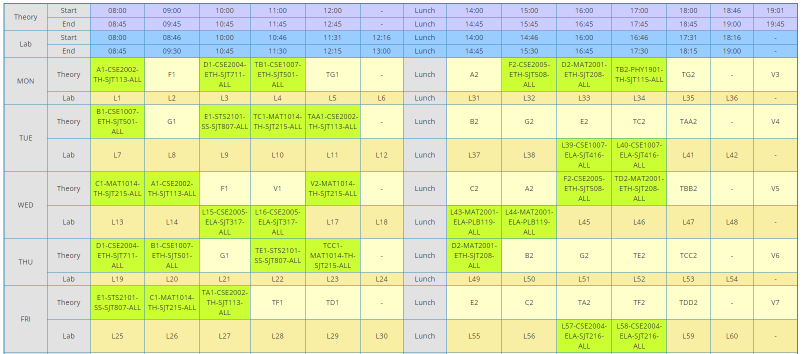
#> input picture tt3.png, 1603 x 708 px (shown at 1/2 size)
$ python final.py tt3.png
#> lines starting #> are read from the running program, lines starting #| are printed output that depends on the picture
from PIL import Image
import json
import numpy as np
#import preproc_beta
import os
import datetime
import sys

##THIS ONE TAKES 2 ms


def dist(f, t):
	return int((abs(f[0]-t[0])*2 + abs(f[1]-t[1])*2 + abs(f[2]-t[2]))*0.5)

def unimportant(rgb):
	return (rgb[0] <= 200 and rgb[1] <= 200 and rgb[2] <= 200) or (rgb[1] > 200 and rgb[2] > 200 and rgb[2] >= rgb[1])

slot_state = np.zeros((14,13))
hops = []
final_list = []
cd = [0,0]

#tt = Image.open(sys.argv[1]).rotate(180)
#tt = Image.open("ttpxt.png")
tt = Image.open("tt3.png").rotate(180)
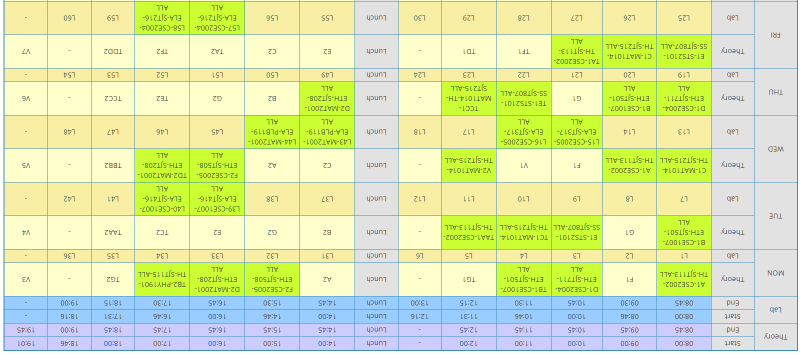
#> tt: PIL image 1603x708 RGB (shown at 1/2 size); mean R, G, B 219.8, 232.6, 173.2

#print(datetime.datetime.time(datetime.datetime.now()))

dim = tt.size
#> dim = (1603, 708)

def updateNPCoord():
    global cd
    if cd[1] < 12:
        cd = [cd[0], cd[1]+1]
    else:
        cd = [cd[0]+1, 0]

'''
filled slot = (0,255,0)
empty slot = (255,255,0)
'''
cols = [(0,255,0),(255,255,0)]

start = [] ##coordinates of the starting point

i=0
while i < dim[0]:
	j = 0
	while j < dim[1]:
		rgb = tt.getpixel((i,j))
		if unimportant(rgb) == False:
			start = [i,j]
			i = dim[0] #breaking the outer loop
			break #breaking the inner loop
		j = j + 1
	i = i + 1


j = start[1]
i = start[0]


try:
	for b in range(14):

		for a in range(13):
			RGB = tt.getpixel((i,j))
			if unimportant(RGB) == False:
				if dist((203,254,51), RGB) < dist((255,255,204), RGB):
					slot_state[cd[0], cd[1]] = 1

			updateNPCoord()

			if a == 12:
				break

			if b == 0:
				h = 1
				i = i + 1
				while unimportant(tt.getpixel((i,j))) == False:
					i = i + 1
					h = h + 1
				while unimportant(tt.getpixel((i,j))) == True:
					i = i + 1
					h = h + 1
				hops.append(h)
			else:
				i = i + hops[a]

    	#printing
    	#for x in range(13):
    	#    print(int(slot_state[b][a]), end=' ')
    	#print('\n')

		if b == 13:
			break


		i = start[0]
		j = j + 1
		while unimportant(tt.getpixel((i,j))) == False:
			j = j + 1
		while unimportant(tt.getpixel((i,j))) == True:
			j = j + 1

except IndexError:
	if cd[0] < 10 or cd[1] != 0:
		x = input("BAD FILE: Please upload a proper time table image...")
		exit()

##in case of a correctly cropped image, empty rows need be added to the top
##of the table, before rotation
for x in range(14 - cd[0]):
    tr = np.zeros(13)
    i = 13
    while i >= 1:
        slot_state[i] = slot_state[i-1]
        i = i - 1
    slot_state[0] = tr

##rotating the array
slot_state = np.rot90(slot_state, 2, (0,1))

a = 0
while a < 13:
    b = 0
    while b < 13:
        final_list.append(int(slot_state[a,b] + slot_state[a+1, b]))
        b = b + 1
    a = a + 2

f= []
for i in range(0,5):
    f.append([])
    for j in range(0,22):
        f[i].append(0)
k=0
for i in range(0,10,2):
    if slot_state[i][0]==0 and slot_state[i+1][0]==0:
        f[k][0]=1
    if slot_state[i][0]==0 and slot_state[i+1][0]==0 and slot_state[i+1][1]==0:
        f[k][1]=1
    if slot_state[i][1]==0 and slot_state[i+1][1]==0:
        f[k][2]=1
    if slot_state[i][1]==0:
        f[k][3]=1
    if slot_state[i][2]==0 and slot_state[i+1][2]==0:
        f[k][4]=1
    if slot_state[i][2]==0 and slot_state[i+1][2]==0 and slot_state[i+1][3]==0:
        f[k][5]=1
    if slot_state[i,3]==0 and slot_state[i+1][3]==0:
        f[k][6]=1
    if slot_state[i][3]==0 and slot_state[i+1][4]==0:
        f[k][7]=1
    if slot_state[i][4]==0 and slot_state[i+1][4]==0 and slot_state[i+1][5]==0:
        f[k][8]=1
    if slot_state[i][4]==0 and slot_state[i+1][5]==0:
        f[k][9]=1
    if slot_state[i][6]==0 and slot_state[i+1][6]==0:
        f[k][10]=1
    if slot_state[i][6]==0 and slot_state[i+1][6]==0 and slot_state[i+1][7]==0:
        f[k][11]=1
    if slot_state[i][7]==0 and slot_state[i+1][7]==0:
        f[k][12]=1
    if slot_state[i][7]==0:
        f[k][13]=1
    if slot_state[i][8]==0 and slot_state[i+1][8]==0:
        f[k][14]=1
    if slot_state[i][8]==0 and slot_state[i+1][8]==0 and slot_state[i+1][9]==0:
        f[k][15]=1
    if slot_state[i][9]==0 and slot_state[i+1][9]==0:
        f[k][16]=1
    if slot_state[i][9]==0 and slot_state[i+1][10]==0:
        f[k][17]=1
    if slot_state[i][10]==0 and slot_state[i+1][10]==0 and slot_state[i+1][11]==0:
        f[k][18]=1
    if slot_state[i][10]==0 and slot_state[i+1][11]==0:
        f[k][19]=1
    if slot_state[i][12]==0:
        f[k][20]=1
    if slot_state[i][12]==0:
        f[k][21]=1
    k=k+1


#print(datetime.datetime.time(datetime.datetime.now()))
#os.remove("ttpxt.png")
#print(json.dumps(final_list))
"""
l=[]
free_slot_dict={}
i=0
for y in final_list:
    if(i==0):
        s="Monday"
        #print("\n")
        #print(s)
    elif(i==13):
        #print(l)
        s = "Tuesday"
        free_slot_dict["Monday"]=l
        l=[]

        #print("\n")
        #print(s)
    elif(i==26):
        #print(l)
        free_slot_dict["Tuesday"]=l
        l = []
        s="Wednesday"
        #print("\n")
        #print(s)
    elif(i==39):
        #print(l)
        free_slot_dict["Wednesday"]=l
        l = []
        s="Thrusday"
        #print("\n")
        #print(s)
    elif(i==52):
        #print(l)
        free_slot_dict["Thursday"]=l
        l = []
        s="Friday"
        #print("\n")
        #print(s)

    if(y==0):
            if(i%13==0):
                #print("8:00-9:00 ")
                l.append("8:00-9:00")
            if(i%13==1):
                #print("9:00-10:00 ")
                l.append("9:00-10:00 ")
            if(i%13==2):
                #print("10:00-11:00 ")
                l.append("10:00-11:00 ")
            if(i%13==3):
                #print("11:00-12:00 ")
                l.append("11:00-12:00 ")
            if(i%13==4):
                #print("12:00-13:00 ")
                l.append("12:00-13:00 ")
            if(i%13==5):
                #print("13:00-14:00 ")
                l.append("13:00-14:00 ")
            if(i%13==6):
                #print("14:00-15:00 ")
                l.append("14:00-15:00 ")
            if(i%13==7):
                #print("15:00-16:00 ")
                l.append("15:00-16:00 ")
            if(i%13==8):
                #print("16:00-17:00 ")
                l.append("16:00-17:00 ")
            if(i%13==9):
                #print("17:00-18:00 ")
                l.append("17:00-18:00 ")
            if(i%13==10):
                #print("18:00-18:50 ")
                l.append("18:00-18:50 ")
            if(i%13==11):
                #print("18:50-19:00 ")
                l.append("18:50-19:00 ")
            if(i%13==12):
                #print("19:00-20:00 ")
                l.append("19:00-20:00 ")


    if(i==64):
        #print(l)
        free_slot_dict["Friday"]=l
        break
    i=i+1
"""
#print(final_list)
print(f)
#print(free_slot_dict)
#print(json.dumps(free_slot_dict))

# x = input("\nGive any input to continue...")

days=["Monday","Tuesday","Wednesday","Thursday","Friday"]
free_s={}
l=[]
d=0
for i in f:
    if i[0]==1 and i[1]==1:
        l.append("8:00-9:00")
    if i[2]==1 and i[3]==1:
        l.append("9:00-10:00")
    if i[2]==0 and i[3]==1:
        l.append("9:30-10:00")
    if i[4] == 1 and i[5] == 1:
        l.append("10:00-11:00")
    if i[6] == 1 and i[7] == 1:
        l.append("11:00-12:00")
    if i[6] == 1 and i[7]== 0:
        l.append("11:00-11:30")
    if i[6] == 0 and i[6] == 1:
        l.append("11:30-12:00")
    if i[8]==1 and i[9]==1:
        l.append("12:00-13:00")
    if i[10]==1 and i[11]==1:
        l.append("14:00-15:00")
    if i[12]==1 and i[13]==1:
        l.append("15:00-16:00")
    if i[12]==0 and i[13]==1:
        l.append("15:30-16:00")
    if i[14] == 1 and i[15] == 1:
        l.append("16:00-17:00")
    if i[16] == 1 and i[17]== 0:
        l.append("17:00-17:30")
    if i[16] == 1 and i[17] == 1:
        l.append("17:00-18:00")
    if i[16] == 0 and i[17] == 1:
        l.append("17:30-18:00")
    if i[18] == 1 and i[19] == 1:
        l.append("18:00-19:00")
    if i[20] == 1 and i[21] == 1:
        l.append("19:00-20:00")
    free_s[days[d]]=l
    d+=1
    l=[]

print(free_s)

$ run again, with ttpxt.png copied over tt3.png
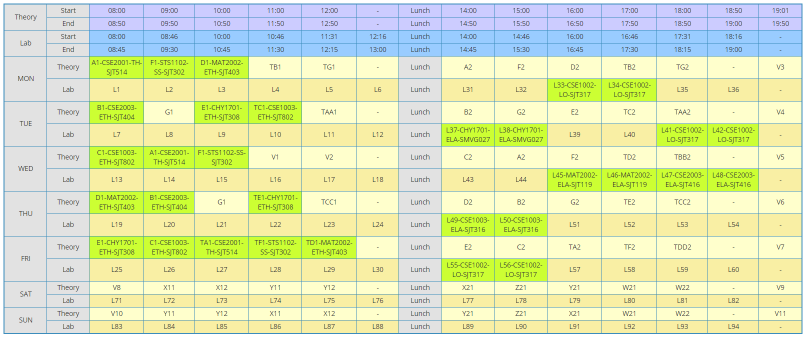
#> input picture ttpxt.png, 1613 x 674 px (shown at 1/2 size)
#> `tt = Image.open("tt3.png").rotate(180)`:
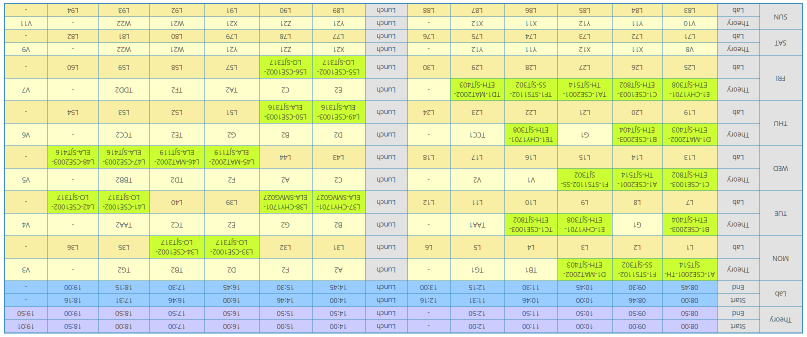
#> tt: PIL image 1613x674 RGB (shown at 1/2 size); mean R, G, B 220.7, 230.9, 181.4
#> after the loop `for b in range(14):`: hops = [86, 102, 102, 110, 109, 106, 191, 85, 109, 106, 109, 101]; j = 517
#> after the loop `while a < 13:`: a = 14; final_list = 91 values, max 1 at index 0, min 0 at index 3, mean 0.341
#> after the loop `for i in range(0,10,2):`: f = 5 items; k = 5
#> (printed output is left out)
#> the loop `for i in f:` made 5 passes
#> after the loop `for i in f:`: free_s = 5 items
#> (printed output is left out)

$ run again, with ttfs.png copied over tt3.png
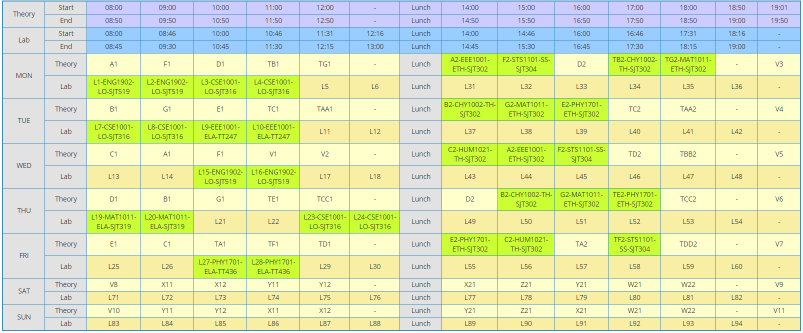
#> input picture ttfs.png, 1606 x 665 px (shown at 1/2 size)
#> `tt = Image.open("tt3.png").rotate(180)`:
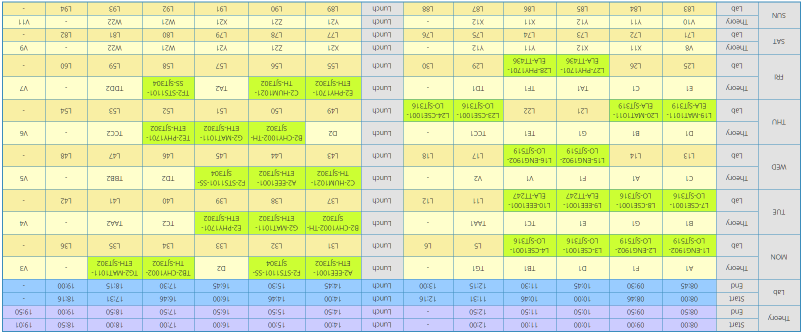
#> tt: PIL image 1606x665 RGB (shown at 1/2 size); mean R, G, B 219.9, 230.6, 179.4
#> after the loop `for b in range(14):`: hops = [85, 85, 109, 105, 108, 113, 196, 100, 100, 106, 106, 107]; j = 514
#> after the loop `while a < 13:`: a = 14; final_list = 91 values, max 1 at index 0, min 0 at index 4, mean 0.352
#> after the loop `for i in range(0,10,2):`: f = 5 items; k = 5
#> (printed output is left out)
#> the loop `for i in f:` made 5 passes
#> after the loop `for i in f:`: free_s = 5 items
#> (printed output is left out)
